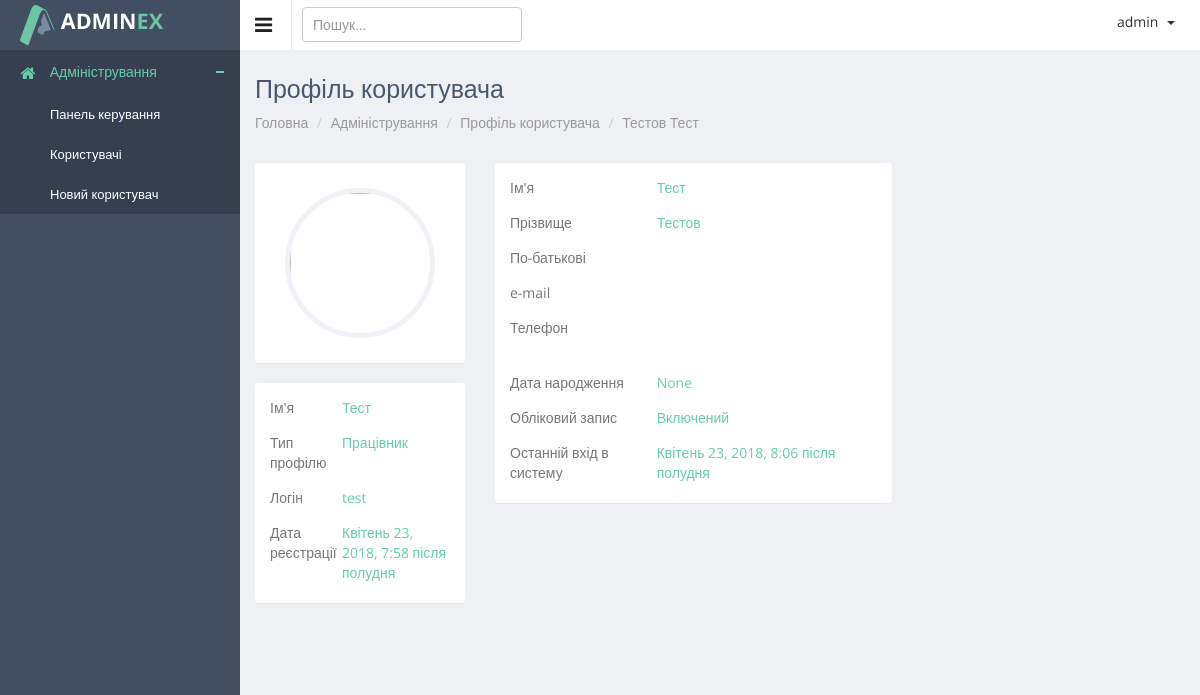
Page /admin/user/read/3/ (signed in) on the earlier database version.
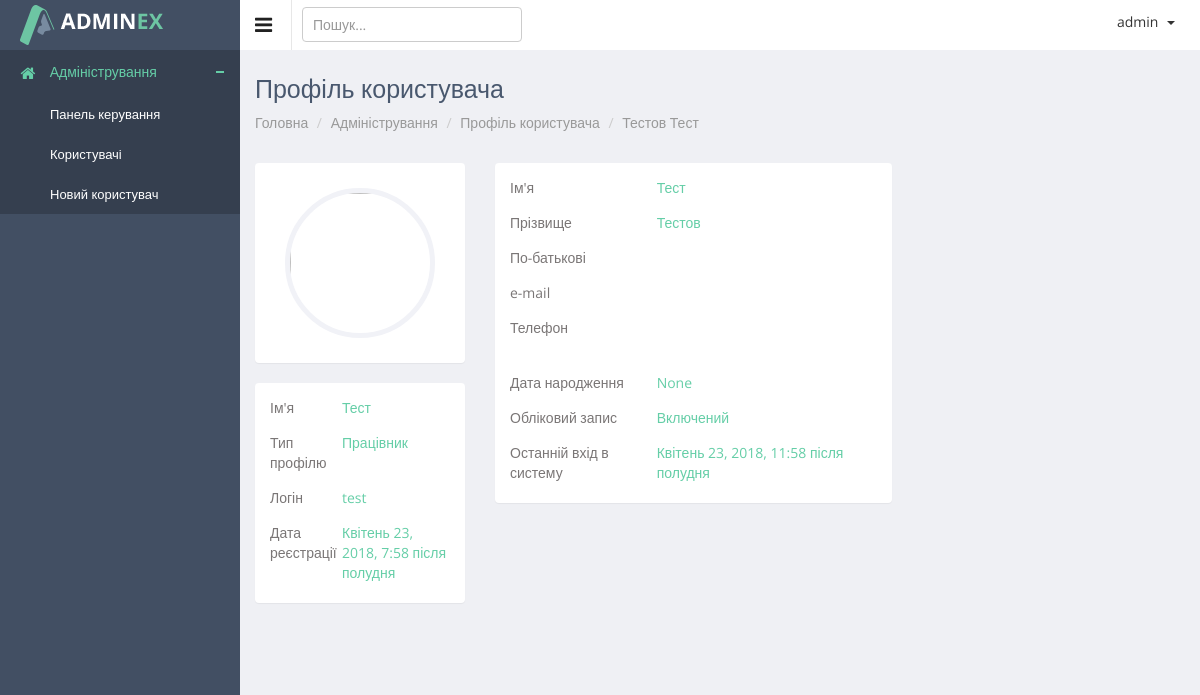
Same page on the later database version.
### authapp/models.py (models this page shows)
class ProjectUser(AbstractUser):
    parent_name = models.CharField(verbose_name='по-батькові', max_length=20, blank=True)
    date_of_birth = models.DateField(verbose_name='дата народження', blank=True, null=True)
    phone1 = models.CharField(verbose_name='номер телефона', max_length=16, blank=True)
    phone2 = models.CharField(verbose_name='номер телефона', max_length=16, blank=True, null=True)
    avatar = models.ImageField(verbose_name='фото', upload_to='users_avatars', blank=True)
    is_dir = models.BooleanField(verbose_name='керівник', default=False)
    is_assistant = models.BooleanField(verbose_name='помічник', default=False)
    is_client = models.BooleanField(verbose_name='клієнт', default=False)
    def __str__(self):
        return self.username

### adminapp/views.py (the view)
# urls.py: re_path(r'^user/read/(?P<user_pk>\d+)/$', adminapp.user_detail_view, name='user_detail'),
@user_passes_test(lambda user: user.is_superuser)
def user_detail_view(request, user_pk):
    title = 'Профіль користувача'
    user = get_object_or_404(ProjectUser, pk=user_pk)
    context = {
        'title': title,
        'object': user,
    }
    return render(request, 'adminapp/user_detail.html', context)

### adminapp/templatetags/tags.py (called while the page is built)
@register.filter
def default_avatar(string):
    if not string:
        string = 'users_avatars/gravatar.png'
    new_string = f'{URL_PREFIX}{string}'
    return new_string

### adminapp/templates/adminapp/user_detail.html (shortened to what the changed rows need)
{% extends 'adminapp/users_list.html' %}
{% load staticfiles %}
{% load tags %}
{% block breadcrumbs %}
    <ul class="breadcrumb">
        <li><a href="{% url 'admin:user_detail' object.pk %}">{{ object.last_name }} {{ object.first_name }}</a></li>
    </ul>
{% endblock %}
{% block container %}
<div class="row">
    <div class="col-md-3">
        <div class="row">
            <div class="col-md-12">
                    <div class="panel">
                        <div class="panel-body">
                            <ul class="p-info">
                                <li>
                                    <div class="title">Ім'я</div>
                                    <div class="desk">{{ object.first_name }}</div>
                                </li>
                                <li>
                                    <div class="title">Логін</div>
                                    <div class="desk">{{ object.username }}</div>
                                </li>
                                <li>
                                    <div class="title">Дата реєстрації</div>
                                    <div class="desk">{{ object.date_joined }}</div>
                                </li>
                            </ul>
                        </div>
                    </div>
                </div>
        </div>
    </div>
    <div class="col-md-8">
        <div class="row">
            <div class="col-md-8">
                <div class="panel">
                    <div class="panel-body">
                        <ul class="p-info">
                            <li>
                                <div class="title">Ім'я</div>
                                <div class="desk">{{ object.first_name }}</div>
                            </li>
                            <li>
                                <div class="title">Прізвище</div>
                                <div class="desk">{{ object.last_name }}</div>
                            </li>
                            <li>
                                <div class="title">Дата народження</div>
                                <div class="desk">{{ object.date_of_birth }}</div>
                            </li>
                            <li>
                                <div class="title">Останній вхід в систему</div>
                                <div class="desk">
                                    {% if object.last_login == None %}
                                    жодного разу
                                    {% else %}
                                    {{ object.last_login }}
                                    {% endif %}
                                </div>
                            </li>
                        </ul>
                    </div>
                </div>
            </div>
        </div>
    </div>
</div>
{% endblock %}

Differences in the rows shown:
changed ProjectUser "Тестов": last_login "Квітень 23, 2018, 8:06 після полудня" → "Квітень 23, 2018, 11:58 після полудня"
